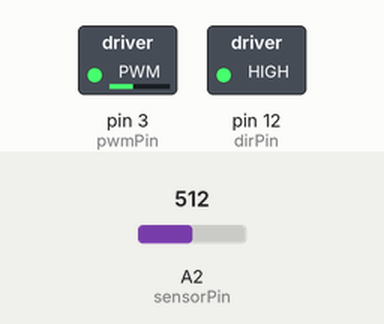
Recording of a sketch running on a simulated Arduino Uno, built with avr-gcc and run on an emulated ATmega328P. Parts: switched loads named in the sketch (green lamp = pin HIGH). Inputs (shaded band) come from the test bench; at power-on: A2 (sensorPin) = 512. What the sketch prints to the serial monitor is not drawn.

Above: at 1.2 s.
1.3 s: A2 (sensorPin) set to 716
At 2.6 s:
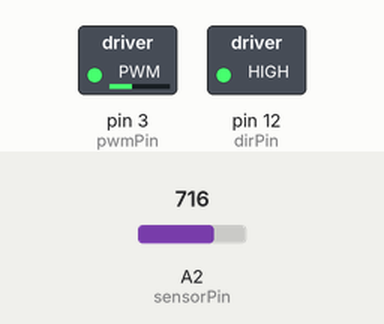
2.9 s: A2 (sensorPin) set to 982
At 4.3 s:
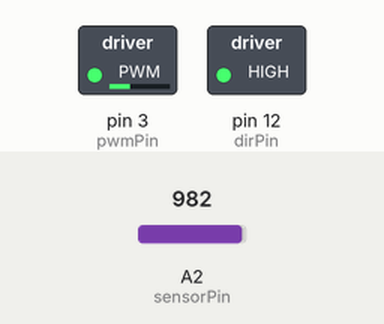
Timing chart, 0 to 5.9 s (numbered marks = the images above; inputs shaded):
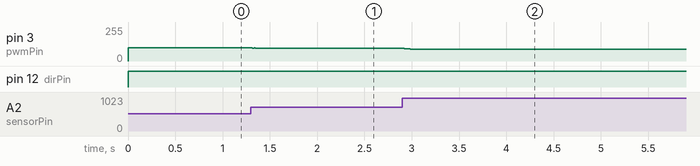

The sketch:

hapkit.ino
```cpp
// Based on: https://hapkit.stanford.edu/files/HapkitLab4SolutionsForWebsite.ino

// Includes
#include <math.h>

// Pins
int pwmPin = 3;
int dirPin = 12;
int sensorPin = A2;

// Constants for force-torque conversion
double rp = 0.004191;
double rs = 0.073152;
double rh = 0.065659;

// Force output variables
double force = 0;           // force at the handle
double Tp = 0;              // torque of the motor pulley
double duty = 0;            // duty cylce (between 0 and 255)
unsigned int output = 0;    // output command to the motor

// Values specific to the prototype
int minVal = 48;
int maxVal = 972;
const double absPosPerDegree = 72.13;
const double handle_radius = 0.065659;   //[m]

// Position tracking variables
int absPos = 0;
int rawPos = 0;
int lastRawPos = 0;
int flipNumber = 0;
const int flipThresh = 300;
double angle = 0;
double posMeters = 0;
double lastPosMeters = 0;
double velocity = 0;
double lastVelocity = 0;
double lastLastVelocity = 0;
double lastTimeAtSurface = 0;
double lastTime = 0;
double errorSum = 0;

void setup() {
  // Set up serial communication
  Serial.begin(57600);

  // Set PWM frequency
  setPwmFrequency(pwmPin, 1);

  // Input pins
  pinMode(sensorPin, INPUT); // set MR sensor pin to be an input

  // Output pins
  pinMode(pwmPin, OUTPUT);  // PWM pin for motor
  pinMode(dirPin, OUTPUT);  // dir pin for motor

  // Initialize motor
  analogWrite(pwmPin, 0);     // set to not be spinning (0/255)
  digitalWrite(dirPin, LOW);  // set direction

  // Initialize position valiables
  lastRawPos = analogRead(sensorPin);

  // Used for hard surface rendering
  lastTimeAtSurface = 0;
}

void loop() {
  updatePos();

  //forceRendering();

  control();

  motorControl();
}

void updatePos() {
  // Get voltage output by MR sensor
  rawPos = analogRead(sensorPin);  //current raw position from MR sensor

  // Update min and max values of MR sensor
  if (rawPos > maxVal) {
    maxVal = rawPos;
  }
  if (rawPos < minVal) {
    minVal = rawPos;
  }

  // Calculate position difference
  int rawDiff = rawPos - lastRawPos;
  int rawOffset = abs(rawDiff);

  // Update absolute position
  if((rawOffset > flipThresh)) {
    if(rawDiff > 0) {
      flipNumber--;
      absPos = absPos + (rawPos - maxVal) + (minVal - lastRawPos);
    } else {
      flipNumber++;
      absPos = absPos + (maxVal - lastRawPos) + (rawPos - minVal);
    }
  } else {
    absPos += rawDiff;
  }

  // Set last raw position
  lastRawPos = rawPos;

  // Calculate angle
  angle = absPos / absPosPerDegree;

  // Calculate Position in meters
  double radiant = (angle * PI) / 180;
  posMeters = radiant * handle_radius;

  // Calculate velocity
  velocity = -(.95*.95) * lastLastVelocity + 2*.95*lastVelocity + (1-.95)*(1-.95)*(posMeters - lastPosMeters)/.0001;
  lastPosMeters = posMeters;
  lastLastVelocity = lastVelocity;
  lastVelocity = velocity;
}

/*
    Control
*/
void control() {
  const double refInput = 20;
  double error = angle - refInput;

  pd(error);

  Serial.print(millis());
  Serial.print(" ");
  Serial.print(force);
  Serial.print("\n");
}

// P-Type Control
void p(double error) {
  const double Kp = 0.15;

  force = error * Kp + 0.7 * sgn(error);
}
// PD-Type Control
void pd(double error) {
  const double Kp = 0.04;
  const double Kd = 0.15;

  force = (error * Kp + 0.4 * sgn(error)) - velocity * Kd;
}
// PID-Type Control
void pid(double error) {
  const double Kp = 0.025;
  const double Kd = 0.05;
  const double Ki = 0.00001;

  unsigned long now = millis();
  double timeChange = (double)(now - lastTime);

  errorSum += (error * timeChange);

  force = (error * Kp + 0.4 * sgn(error)) - Kd * velocity + Ki * errorSum;

  lastTime = now;
}

/*
    forceRendering()
*/
void forceRendering() {
  // Function to render the desired force
  // springForceRendering();

  // Failsave
  if ((angle > 35.0) || (angle < -35.0)) {
    force = 0;
  }

  //Serial.print(-absPos);
  //Serial.print(", ");
  Serial.print(-force);
  Serial.print(", ");
  Serial.print(-velocity);
  Serial.print("\n");
}

void springForceRendering() {

  // Spring constant k
  // Unstable if > 0.006;
  const double springConstant = 0.002;

  // Angle where the spring starts
  const double startAngle = 0.0;

  // Calculation of spring
  double calculatedForce = absPos * springConstant;

  // Apply force
  if ((angle > startAngle) || (angle < -startAngle)) {
    force = calculatedForce;
  } else {
    force = 0;
  }
}

void wallForceRendering() {

  // Wall constant k
  // Unstable if > 1.25;
  const double wallConstant = 0.75;

  // Wall is at 5mm, which is an angle of 4.76, as the radius is 60mm
  const double wallStart = -4.76;

  // Apply force
  if ((angle < wallStart)) {
    force = absPos * wallConstant;
  } else {
    force = 0;
  }
}

void frictionRendering(boolean coulomb) {

  // Constant defining the force caused by friction
  const double frictionForce = 1;
  const double viscousForce = 0.75;

  if (coulomb) {
    // Render coulomb fricition
    force = frictionForce * sgn(velocity);
  } else {
    // Render viscous friction
    force = viscousForce * velocity;
  }

  // Prevent instability
  if (!(velocity > 0.2 || velocity < -0.2 )) {
    force = 0;
  }
}

void hardSurfaceRendering() {

  double seconds = (double) millis() / 1000.0;

  // Wall force in N/m
  const double wallForce = 100;

  const double maxVibration = 100;
  const double t = 2.0;

  // Surface is at 5mm, which is an angle of 4.76, as the radius is 60mm
  const double surfaceStart = -4.76;

  // Apply force of surface
  if ((angle < surfaceStart)) {

    // Calculate t
    if (lastTimeAtSurface == 0) {
      lastTimeAtSurface = seconds;
    }
    seconds -= lastTimeAtSurface;

    // Applay wibration to the force
    double vibrationForce = maxVibration * exp(-seconds) * cos(2 * PI * seconds);
    force = sgn(absPos) * wallForce + vibrationForce;
  } else {
    force = 0;
  }
}

void textureRendering() {

  // Width of damping area
  double w = .01;
  double damper = 1;

  for (int i=0; i<9; i=i+2) {
    if ((abs(posMeters) > i*w) && (abs(posMeters) < (i+1)*w)) {
      force = -damper * velocity;
    } else if ((abs(posMeters) > (i+1)*w) && (abs(posMeters) < (i+2)*w)){
      force = 0;
    }
  }
}

/*
      Output to motor
*/
void motorControl() {
  Tp = rp / rs * rh * force;  // Compute the require motor pulley torque (Tp) to generate that force
  // Determine correct direction for motor torque
  // You may need to reverse the digitalWrite functions according to your motor connections
  if (force < 0) {
    digitalWrite(dirPin, HIGH);
  } else {
    digitalWrite(dirPin, LOW);
  }

  // Compute the duty cycle required to generate Tp (torque at the motor pulley)
  duty = sqrt(abs(Tp) / 0.03);

  // Make sure the duty cycle is between 0 and 100%
  if (duty > 1) {
    duty = 1;
  } else if (duty < 0) {
    duty = 0;
  }
  output = (int)(duty * 255);  // convert duty cycle to output signal

  analogWrite(pwmPin, output); // output the signal
}

/*
   setPwmFrequency
*/
void setPwmFrequency(int pin, int divisor) {
  byte mode;
  if (pin == 5 || pin == 6 || pin == 9 || pin == 10) {
    switch (divisor) {
      case 1: mode = 0x01; break;
      case 8: mode = 0x02; break;
      case 64: mode = 0x03; break;
      case 256: mode = 0x04; break;
      case 1024: mode = 0x05; break;
      default: return;
    }
    if (pin == 5 || pin == 6) {
      TCCR0B = TCCR0B & 0b11111000 | mode;
    } else {
      TCCR1B = TCCR1B & 0b11111000 | mode;
    }
  } else if (pin == 3 || pin == 11) {
    switch (divisor) {
      case 1: mode = 0x01; break;
      case 8: mode = 0x02; break;
      case 32: mode = 0x03; break;
      case 64: mode = 0x04; break;
      case 128: mode = 0x05; break;
      case 256: mode = 0x06; break;
      case 1024: mode = 0x7; break;
      default: return;
    }
    TCCR2B = TCCR2B & 0b11111000 | mode;
  }
}

int sgn(double x) {
  if (x == 0)
    return 0;
  else
    return (x > 0) ? 1 : -1;
}
```

Measured:
- after the input at 1.3 s, pin 3 (pwmPin): 98/255 → 94/255 at once
- after the input at 2.9 s, pin 3 (pwmPin): 94/255 → 87/255 at once
